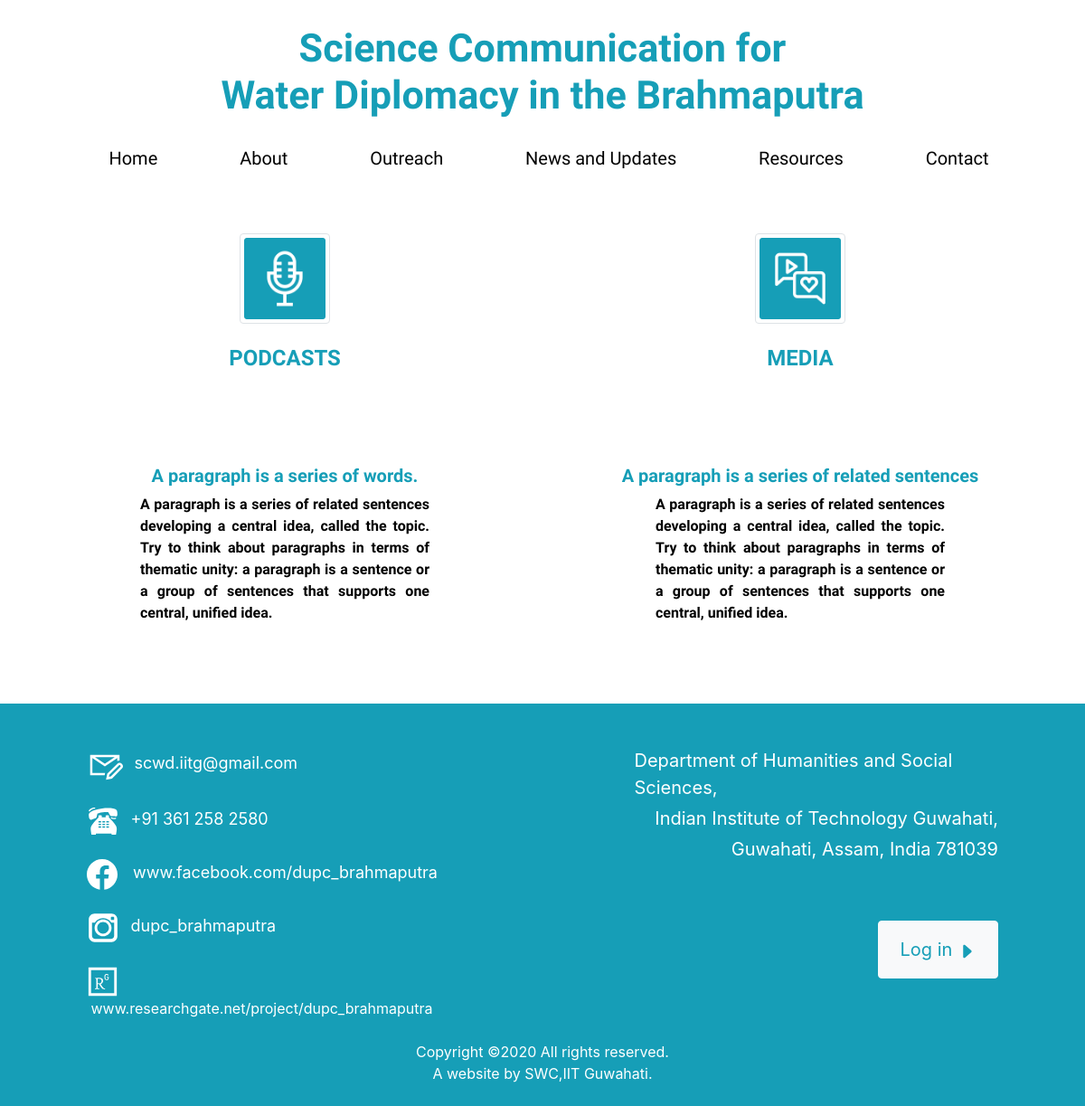
Screenshot of /outreach/ with the database file from the repository.
### outreach/models.py (models this page shows, shortened)
class podcast(models.Model):
    title = models.CharField(max_length=500)
    body = models.TextField(max_length = 3000 ,default= None)
    url = models.CharField(max_length=500)
    date = models.IntegerField(default=12)
    month = models.CharField(max_length=50,default="june")
    year = models.IntegerField(default=2020)
    image = models.ImageField(upload_to = 'images/',default = 'download.png')

class media(models.Model):
    title = models.CharField(max_length = 500,blank = True)
    body = models.TextField(max_length = 3000 ,default= None)
    url = models.CharField(max_length=500)
    image = models.ImageField(upload_to = 'images/',default = 'download.png')

### outreach/views.py (the view)
# urls.py: path('outreach/',include('outreach.urls',namespace = 'outreach')),
def outreach(request):
    pc = podcast.objects
    md = media.objects
    return render(request,'outreach/outreach.html',{'pc':pc,'md':md})

### outreach/templates/outreach/outreach.html (shortened to what this page needs)
{% extends 'base.html' %}
{% block ccd %}
<br><br>
<div class = "container">
	<div class = "row">
		<div class = "col-6">
			<div style = "text-align:center;">
			<img src="/static/images/podcasts.png" alt="" class="img-thumbnail" style = "width:100px; height = 100px; text-align:center;"></div><br>
			<h2 style="font-family: 'Raleway'; color:#169EB7;font-weight:bold;text-align:center;font-size:150%;"><b>PODCASTS</b></h2><br><br>
			{% for podcast in pc.all%}
			<div class = "container"><a href = "{{podcast.url}}" target = "_blank" style  = "color:black; text-decoration: none;">
			<div style = "text-align:center;">
				<img src="{{podcast.image.url}}" alt="" class="img-fluid" style = "width:300px; height = 300px; text-align:center;"><br><br>
				<h2 style="font-family: 'Raleway'; color:#169EB7;font-weight:bold;font-size:125%;text-align:center;"><b>{{podcast.title}}</b></h2>
				<div class = "container"style = "width:350px;"><p style="font-family: 'Raleway'; font-size:100%;text-align:justify;"><b>{{podcast.body}}</b></p><br></div>
			</div>
			</a></div>
			{%endfor%}
		</div>
		<div class = "col-6">
			<div style = "text-align:center;">
			<img src="/static/images/Media.png" alt="" class="img-thumbnail" style = "width:100px; height = 100px; text-align:center;"></div><br>
			<h2 style="font-family: 'Raleway'; color:#169EB7;font-weight:bold;text-align:center;font-size:150%;"><b>MEDIA</b></h2><br><br>
				{% for media in md.all%}
				<div class = "container"><a href = "{{media.url}}" target = "_blank" style  = "color:black; text-decoration: none;">
			<div style = "text-align:center;">
				<img src="{{media.image.url}}" alt="" class="img-fluid" style = "width:300px; height = 300px; text-align:center;"><br><br>
				<h2 style="font-family: 'Raleway'; color:#169EB7;font-weight:bold;font-size:125%;"><b>{{media.title}}</b></h2>
				<div class = "container"style = "width:350px;"><p style="font-family: 'Raleway'; font-size:100%;text-align:justify;"><b>{{media.body}}</b></p><br></div>
			</div>
			</a></div>
			{%endfor%}
		</div>
	</div>
</div>
{% endblock %}

### static/css/style.css (style rules this page uses)
html { font-family: Raleway; }
body { line-height: 1.7; color: #4d4d4d; font-weight: 300; font-size: 1rem; }
a { -webkit-transition: .3s all ease; -o-transition: .3s all ease; transition: .3s all ease; }
h1, h2, h3, h4, h5, .h1, .h2, .h3, .h4, .h5 { font-family: "Poppins", -apple-system, BlinkMacSystemFont, "Segoe UI", Roboto, "Helvetica Neue", Arial, sans-serif, "Apple Color Emoji", "Segoe UI Emoji", "Segoe UI Symbol", "Noto Color Emoji"; }

### rows the page displays
podcast: title "A paragraph is a series of words.", body "A paragraph is a series of related sentences developing a central idea, called the topic. Try to think about paragraphs in terms of thematic unity: a paragraph is a sentence or a group of sentences that supports one central, unified idea."
media: title "A paragraph is a series of related sentences", body "A paragraph is a series of related sentences developing a central idea, called the topic. Try to think about paragraphs in terms of thematic unity: a paragraph is a sentence or a group of sentences that supports one central, unified idea."
